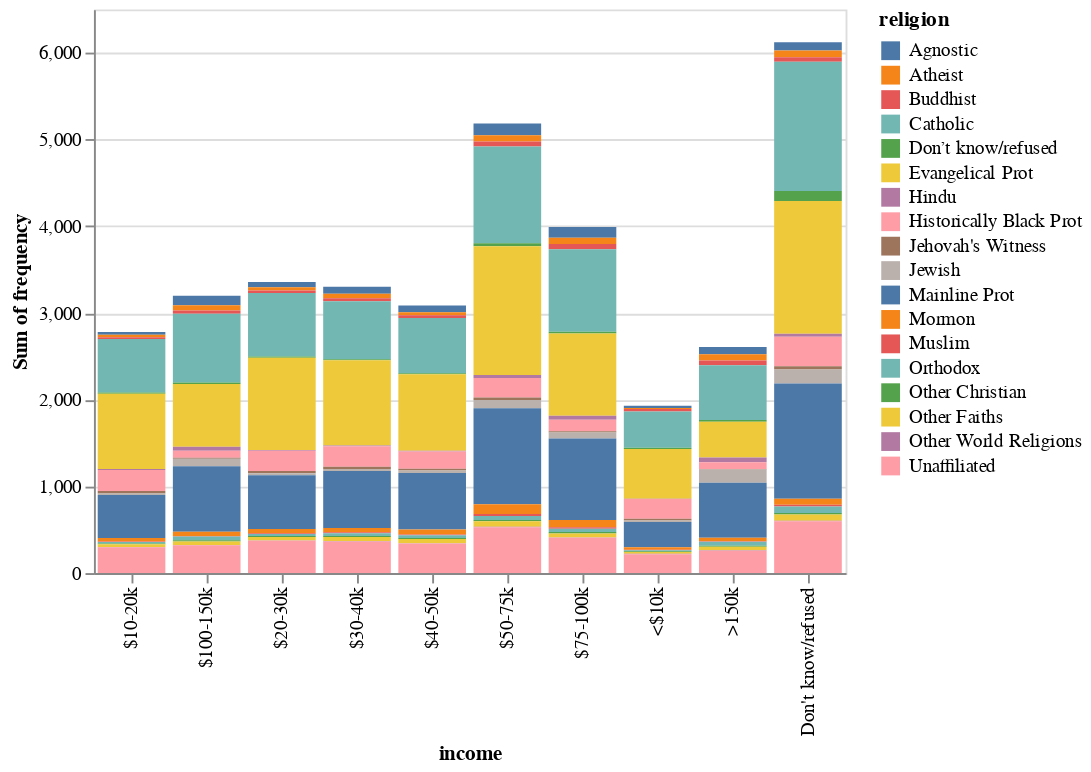

The code cell stored with this chart in its notebook:
### Markdown cell above
There are multiple ways to visualize it but here we draw a stacked bar chart showing frequencies for each income category with different colors for different religion. 

By using the [example code](https://altair-viz.github.io/gallery/stacked_bar_chart.html) on Altair website, create a stacked bar chart, looks like the following figure.

![Stacked Bar Chart](visualization.png)

### Code cell
# TODO: put your code here
#print(chart)
chart.mark_bar().encode(
    x='income',
    y='sum(frequency)',
    color='religion'
)

### Figure 1 — Vega-Lite specification as saved in the notebook (floating-point values rounded to 4 significant figures; data arrays with more than 128 entries replaced by an {"elided": "..."} marker saying what was removed)
{"$schema": "https://vega.github.io/schema/vega-lite/v2.6.0.json", "config": {"view": {"height": 300, "width": 400}}, "data": {"name": "data-35cb11bed41e71a31789f5b89f0de5ab"}, "datasets": {"data-35cb11bed41e71a31789f5b89f0de5ab": {"elided": "180 records"}}, "encoding": {"color": {"field": "religion", "type": "nominal"}, "x": {"field": "income", "type": "nominal"}, "y": {"aggregate": "sum", "field": "frequency", "type": "quantitative"}}, "mark": "bar"}
